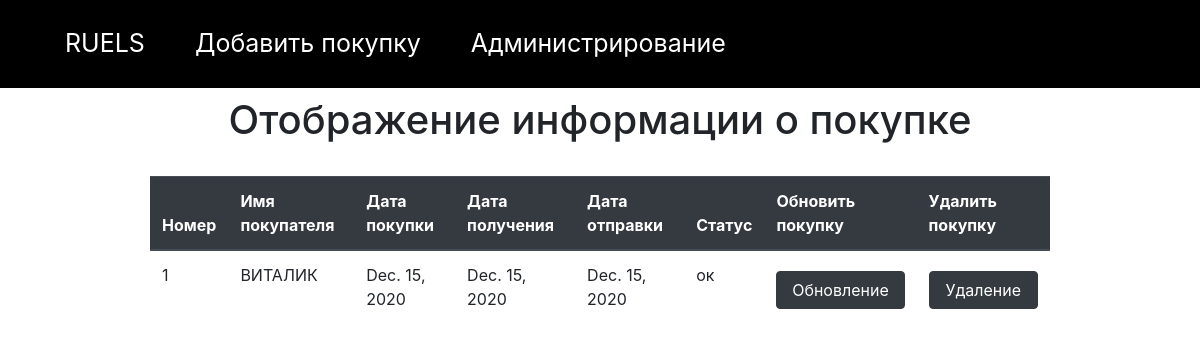
The page /order/ on the database its author committed.
### orders/models.py (models this page shows)
class Order(models.Model):
    customers_id = models.ForeignKey('customers.Customer', on_delete=models.CASCADE)
    order_date = models.DateField(max_length=50)
    required_date = models.DateField(max_length=50)
    shipped_date = models.DateField(max_length=50)
    status = models.CharField(max_length=50)

### customers/models.py (models this page shows)
class Customer(models.Model):
    employees_id = models.ForeignKey('employees.Employee', on_delete=models.CASCADE)
    products_id = models.ForeignKey('products.Product', on_delete=models.CASCADE)
    first_name = models.CharField(max_length = 50)
    second_name = models.CharField(max_length = 50)
    email = models.EmailField(blank = True)
    phone = models.CharField(max_length = 15)
    location = models.CharField(max_length = 50)
    postal_Code = models.CharField(max_length = 40)
    def __str__(self):
        return self.first_name

### orders/views.py (the view)
# urls.py: path('', views.index_order, name='index-order'),
def index_order(request):
    orders = Order.objects.all()
    return render(request, 'orders/orders.html', {'orders': orders})

### orders/templates/orders/orders.html (shortened to what this page needs)
<!DOCTYPE html>
{% load static %}
<html>
<head>
     <link rel="stylesheet" href="{% static "css/customer.css" %}" />
     <link rel="stylesheet" href="https://stackpath.bootstrapcdn.com/bootstrap/4.3.1/css/bootstrap.min.css">
<body>
<header>
    <nav class="default-nav">
      <ul>
          <li> <a href= "{% url 'general' %}" style="color:white">RUELS</a></li>
          <li> <a href= "{% url 'upload-order' %}" style="color:white">Добавить покупку</a> </li>
        <li> <a href="{% url 'admin:index' %}" style="color:white">Администрирование</a> </li>
      </ul>
    </nav>
  </header>
{% block content %}
<h1 class="mt-2" align="center">Отображение информации о покупке</h1>
<div class="d-flex justify-content-center mt-2">
 <table class="table w-75 mt-4">
       <thead class="thead-dark">
      <tr>
       <th scope="col">Номер</th>
       <th scope="col">Имя покупателя</th>
       <th scope="col">Дата покупки</th>
       <th scope="col">Дата получения</th>
       <th scope="col">Дата отправки</th>
       <th scope="col">Статус</th>
       <th scope="col">Обновить покупку</th>
       <th scope="col">Удалить покупку</th>
    </tr>
      </thead>
     {% for order in orders %}
      <tr>
      <td>{{order.id}}</td>
      <td>{{order.customers_id}}</td>
      <td>{{order.order_date}}</td>
      <td>{{order.required_date}}</td>
      <td>{{order.shipped_date}}</td>
      <td>{{order.status}}</td>
      <td><a href="update/{{order.id}}" class="btn btn-dark mt-2 w-100" id = '{{order.id}}'>Обновление</a></td>
      <td><a href="delete/{{order.id}}" class="btn btn-dark mt-2 w-100" id = '{{order.id}}'>Удаление</a></td>
      {% endfor %}
      </tr>
 </table>
</div>
{% endblock %}
</body>
</html>

### static/css/customer.css (style rules this page uses)
body { margin: 0; padding: 0; }
.default-nav { display: block; background-color: black; overflow: hidden; }
.default-nav ul li { list-style-type: none; float: left; display: block; text-align: center; padding: 25px; text-decoration: none; font-size: 25px; }

### rows shown on the page
Order: id "1", customers_id "ВИТАЛИК", order_date "Dec. 15, 2020", required_date "Dec. 15, 2020", shipped_date "Dec. 15, 2020", status "ок"
